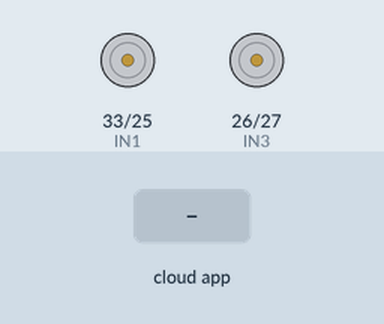
Bench run of a program on a simulated ESP32. On the bench: motor-driver pin pairs drawn as motors (green arrow = first pin HIGH = forward, orange = second pin HIGH = backward, longer = more drive, scaled by the enable pin). The inputs (shaded band) are chosen by the test bench. The ROS host is connected and sends only what is stated.

Above: at 3.2 s.
3.3 s: the phone or cloud app sets linear.x to -100
At 3.9 s:
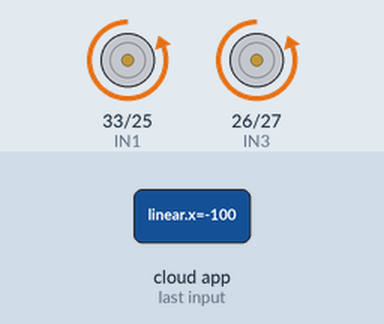
4.8 s: the phone or cloud app sets linear.x to 100
At 6.0 s:
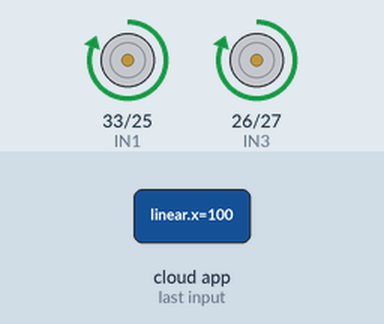
6.3 s: the phone or cloud app sets linear.x to 0
At 6.7 s:
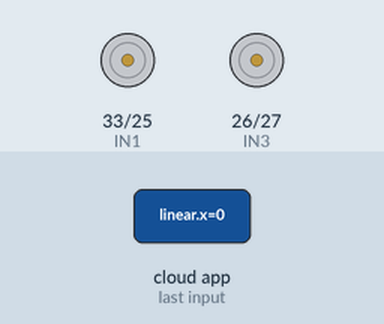
7.8 s: the phone or cloud app sets angular.z to -100
At 8.9 s:
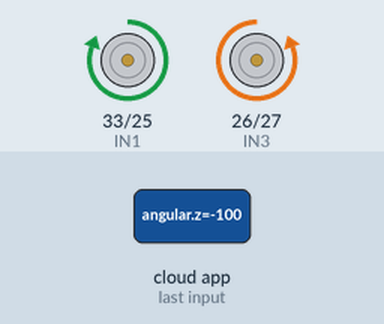
9.3 s: the phone or cloud app sets angular.z to 100
At 9.9 s:
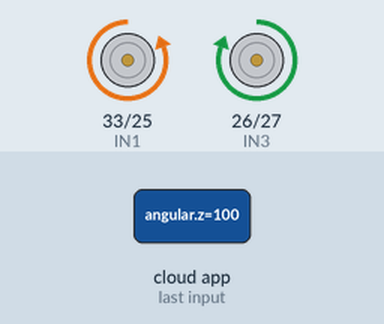
10.8 s: the phone or cloud app sets angular.z to 0
At 12.1 s:
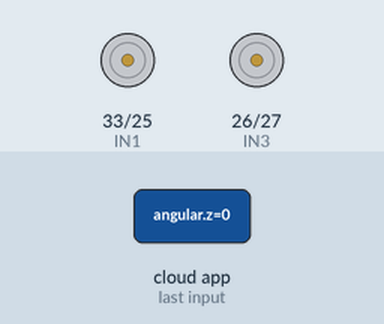
Timing chart, 0 to 13.3 s (numbered marks = the images above; inputs shaded):
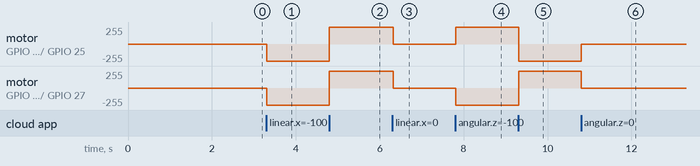

Measured:
- after the input at 3.3 s, motor on GPIO 33 (IN1) / GPIO 25 (IN2), motor on GPIO 26 (IN3) / GPIO 27 (IN4): stopped → backward 255/255 at once
- after the input at 4.8 s, motor on GPIO 33 (IN1) / GPIO 25 (IN2), motor on GPIO 26 (IN3) / GPIO 27 (IN4): backward 255/255 → forward 255/255 at once
- after the input at 6.3 s, motor on GPIO 33 (IN1) / GPIO 25 (IN2), motor on GPIO 26 (IN3) / GPIO 27 (IN4): forward 255/255 → stopped at once
- after the input at 7.8 s, motor on GPIO 33 (IN1) / GPIO 25 (IN2): stopped → forward 255/255 at once; motor on GPIO 26 (IN3) / GPIO 27 (IN4): stopped → backward 255/255 at once
- after the input at 9.3 s, motor on GPIO 33 (IN1) / GPIO 25 (IN2): forward 255/255 → backward 255/255 at once; motor on GPIO 26 (IN3) / GPIO 27 (IN4): backward 255/255 → forward 255/255 at once
- after the input at 10.8 s, motor on GPIO 33 (IN1) / GPIO 25 (IN2): backward 255/255 → stopped at once; motor on GPIO 26 (IN3) / GPIO 27 (IN4): forward 255/255 → stopped at once

The program:

main.cpp
```cpp
#include <Arduino.h>
#include <micro_ros_platformio.h>

#include <rcl/rcl.h>
#include <rclc/rclc.h>
#include <rclc/executor.h>
#include <geometry_msgs/msg/twist.h>

rcl_subscription_t subscriber;
geometry_msgs__msg__Twist msg;
rclc_executor_t executor;
rclc_support_t support;
rcl_allocator_t allocator;
rcl_node_t node;

// --- TUS PINES EXACTOS ---
// Motor A (Izquierda - ENA)
#define ENA 32
#define IN1 33
#define IN2 25

// Motor B (Derecha - ENB)
#define IN3 26
#define IN4 27
#define ENB 14

// Función para mover motores
void move_motors(float x, float z) {
  // Si la velocidad es muy baja, paramos todo
  if (abs(x) < 0.1 && abs(z) < 0.1) {
    digitalWrite(IN1, LOW); digitalWrite(IN2, LOW);
    digitalWrite(IN3, LOW); digitalWrite(IN4, LOW);
    // Opcional: Cortar energía también
    digitalWrite(ENA, LOW);
    digitalWrite(ENB, LOW);
    return;
  }

  // ACTIVAMOS LOS MOTORES (Velocidad Máxima)
  // Nota: Más adelante usaremos PWM aquí para regular velocidad
  digitalWrite(ENA, HIGH);
  digitalWrite(ENB, HIGH);

  // Lógica de movimiento básica
  // AVANZAR
  if (x > 0.1) {
    digitalWrite(IN1, HIGH); digitalWrite(IN2, LOW);
    digitalWrite(IN3, HIGH); digitalWrite(IN4, LOW);
  }
  // RETROCEDER
  else if (x < -0.1) {
    digitalWrite(IN1, LOW); digitalWrite(IN2, HIGH);
    digitalWrite(IN3, LOW); digitalWrite(IN4, HIGH);
  }
  // GIRO IZQUIERDA (Sobre su eje)
  else if (z > 0.1) {
    digitalWrite(IN1, LOW); digitalWrite(IN2, HIGH); // Motor A atrás
    digitalWrite(IN3, HIGH); digitalWrite(IN4, LOW); // Motor B adelante
  }
  // GIRO DERECHA (Sobre su eje)
  else if (z < -0.1) {
    digitalWrite(IN1, HIGH); digitalWrite(IN2, LOW); // Motor A adelante
    digitalWrite(IN3, LOW); digitalWrite(IN4, HIGH); // Motor B atrás
  }
}

void subscription_callback(const void * msgin) {
  const geometry_msgs__msg__Twist * msg = (const geometry_msgs__msg__Twist *)msgin;
  move_motors(msg->linear.x, msg->angular.z);
}

void setup() {
  Serial.begin(115200);
  set_microros_serial_transports(Serial);

  // Configurar TODOS los pines como salida
  pinMode(ENA, OUTPUT);
  pinMode(IN1, OUTPUT);
  pinMode(IN2, OUTPUT);

  pinMode(IN3, OUTPUT);
  pinMode(IN4, OUTPUT);
  pinMode(ENB, OUTPUT);

  // Inicialmente parados
  digitalWrite(IN1, LOW); digitalWrite(IN2, LOW);
  digitalWrite(IN3, LOW); digitalWrite(IN4, LOW);
  digitalWrite(ENA, LOW); digitalWrite(ENB, LOW);

  delay(2000);

  allocator = rcl_get_default_allocator();
  rclc_support_init(&support, 0, NULL, &allocator);
  rclc_node_init_default(&node, "microros_esp32_node", "", &support);

  rclc_subscription_init_default(
    &subscriber,
    &node,
    ROSIDL_GET_MSG_TYPE_SUPPORT(geometry_msgs, msg, Twist),
    "cmd_vel");

  rclc_executor_init(&executor, &support.context, 1, &allocator);
  rclc_executor_add_subscription(&executor, &subscriber, &msg, &subscription_callback, ON_NEW_DATA);
}

void loop() {
  rclc_executor_spin_some(&executor, RCL_MS_TO_NS(100));
  delay(10);
}
```
